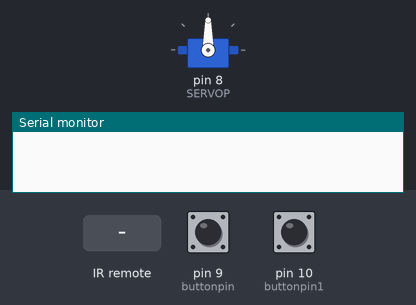
Recording of a sketch running on a simulated Arduino Uno, built with avr-gcc and run on an emulated ATmega328P. Parts: servo, the last lines printed to the serial monitor. The test bench sets the inputs (shaded band); at power-on: pin 10 (buttonpin1) LOW, pin 9 (buttonpin) LOW.

Above: at 1.2 s.
1.3 s: infrared code 0xE718FF00 received
At 2.0 s:
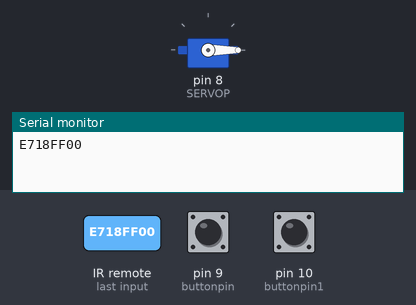
2.8 s: pin 10 (buttonpin1) pulled HIGH for 1 s
At 3.0 s:
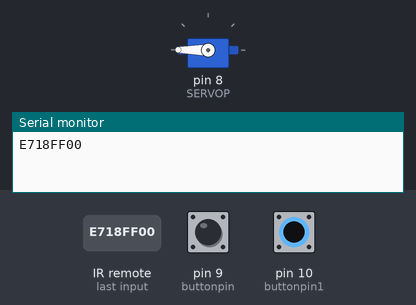
5.8 s: pin 10 (buttonpin1) pulled HIGH for 3.2 s
At 10.3 s:
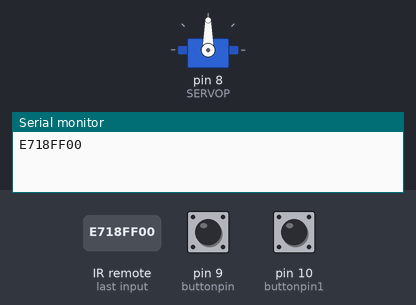
12.0 s: pin 9 (buttonpin) pulled HIGH for 0.15 s
At 12.6 s:
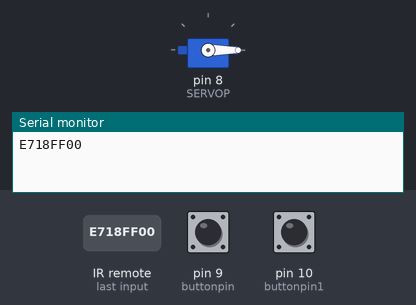
13.6 s: infrared code 0xAD52FF00 received
At 15.3 s:
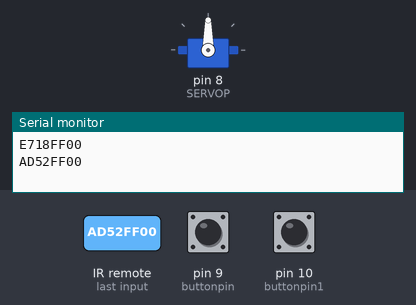
Timing chart, 0 to 16.1 s (numbered marks = the images above; inputs shaded):
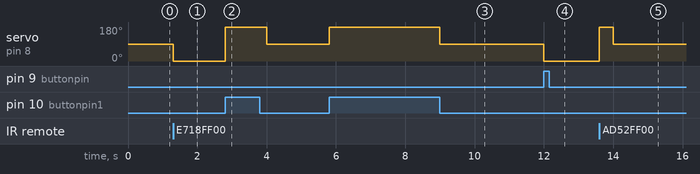

The sketch:

control3.ino
```cpp
#include <IRremote.h>
#include "Servo.h"
#define SERVOP 8
#define SERVOP2 9
const int buttonpin = 9;
const int buttonpin1 = 10;

int buttonstate = 0;
int buttonstate1 = 0;

IRrecv IR(5);
Servo servo;
int pos;
void setup(){
  servo.attach(SERVOP);
  servo.write(90);
  IR.enableIRIn();
  Serial.begin(9600);
  pinMode(buttonpin,INPUT);
  pinMode(buttonpin1,INPUT);
}

void loop(){
  unsigned long valor = 0x00000000 ;
  buttonstate = digitalRead(buttonpin);
  buttonstate1 = digitalRead(buttonpin1);
  if(IR.decode()){
    Serial.println(IR.decodedIRData.decodedRawData, HEX);
    valor = IR.decodedIRData.decodedRawData ;}
    if(valor == 0xE718FF00 or buttonstate == HIGH)

    {
      servo.write(0);
      delay(400);
      servo.write(-90);


    }

    if(valor == 0xAD52FF00 or buttonstate1 == HIGH)
    {
        servo.write(180);
        delay(400);
        servo.write(90);
      }


    IR.resume();
  }
```

Measured:
- after the input at 1.3 s, servo on pin 8 (SERVOP): 90° → 0° at once
- after the input at 2.8 s, servo on pin 8 (SERVOP): 0° → 180° at once, → 90° 1.2 s later
- after the input at 5.8 s, servo on pin 8 (SERVOP): 90° → 180° at once, → 90° 3.2 s later
- after the input at 12.0 s, servo on pin 8 (SERVOP): 90° → 0° at once
- after the input at 13.6 s, servo on pin 8 (SERVOP): 0° → 180° at once, → 90° 0.40 s later
